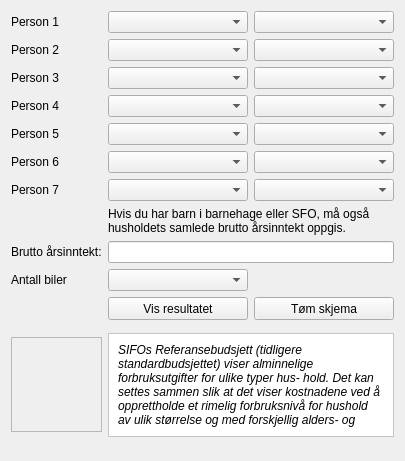
     <widget class="QWidget" name="tab_informasjon">
      <property name="autoFillBackground">
       <bool>true</bool>
      </property>
      <attribute name="title">
       <string>Informasjon</string>
      </attribute>
      <layout class="QGridLayout" name="gridLayout_2">
       <item row="0" column="0">
        <widget class="QLabel" name="label_person_1">
         <property name="sizePolicy">
          <sizepolicy hsizetype="Fixed" vsizetype="Preferred">
           <horstretch>0</horstretch>
           <verstretch>0</verstretch>
          </sizepolicy>
         </property>
         <property name="minimumSize">
          <size>
           <width>90</width>
           <height>0</height>
          </size>
         </property>
         <property name="font">
          <font>
           <family>Segoe UI</family>
          </font>
         </property>
         <property name="text">
          <string>Person 1</string>
         </property>
         <property name="buddy">
          <cstring>combobox_kjonn_person_1</cstring>
         </property>
        </widget>
       </item>
       <item row="0" column="1">
        <widget class="QComboBox" name="combobox_kjonn_person_1">
         <property name="minimumSize">
          <size>
           <width>140</width>
           <height>0</height>
          </size>
         </property>
         <property name="maximumSize">
          <size>
           <width>140</width>
           <height>16777215</height>
          </size>
         </property>
         <property name="font">
          <font>
           <family>Segoe UI</family>
          </font>
         </property>
         <property name="autoFillBackground">
          <bool>false</bool>
         </property>
        </widget>
       </item>
       <item row="1" column="2">
        <widget class="QComboBox" name="combobox_alder_person_2">
         <property name="font">
          <font>
           <family>Segoe UI</family>
          </font>
         </property>
        </widget>
       </item>
       <item row="1" column="1">
        <widget class="QComboBox" name="combobox_kjonn_person_2">
         <property name="font">
          <font>
           <family>Segoe UI</family>
          </font>
         </property>
        </widget>
       </item>
       <item row="2" column="1">
        <widget class="QComboBox" name="combobox_kjonn_person_3">
         <property name="font">
          <font>
           <family>Segoe UI</family>
          </font>
         </property>
        </widget>
       </item>
       <item row="2" column="2">
        <widget class="QComboBox" name="combobox_alder_person_3">
         <property name="font">
          <font>
           <family>Segoe UI</family>
          </font>
         </property>
        </widget>
       </item>
       <item row="2" column="0">
        <widget class="QLabel" name="label_person_3">
         <property name="font">
          <font>
           <family>Segoe UI</family>
          </font>
         </property>
         <property name="text">
          <string>Person 3</string>
         </property>
         <property name="buddy">
          <cstring>combobox_kjonn_person_3</cstring>
         </property>
        </widget>
       </item>
       <item row="0" column="2">
        <widget class="QComboBox" name="combobox_alder_person_1">
         <property name="minimumSize">
          <size>
           <width>140</width>
           <height>0</height>
          </size>
         </property>
         <property name="maximumSize">
          <size>
           <width>140</width>
           <height>16777215</height>
          </size>
         </property>
         <property name="font">
          <font>
           <family>Segoe UI</family>
          </font>
         </property>
        </widget>
       </item>
       <item row="6" column="2">
        <widget class="QComboBox" name="combobox_alder_person_7">
         <property name="font">
          <font>
           <family>Segoe UI</family>
          </font>
         </property>
        </widget>
       </item>
       <item row="3" column="1">
        <widget class="QComboBox" name="combobox_kjonn_person_4">
         <property name="font">
          <font>
           <family>Segoe UI</family>
          </font>
         </property>
        </widget>
       </item>
       <item row="4" column="1">
        <widget class="QComboBox" name="combobox_kjonn_person_5">
         <property name="font">
          <font>
           <family>Segoe UI</family>
          </font>
         </property>
        </widget>
       </item>
       <item row="5" column="0">
        <widget class="QLabel" name="label_person_6">
         <property name="font">
          <font>
           <family>Segoe UI</family>
          </font>
         </property>
         <property name="text">
          <string>Person 6</string>
         </property>
         <property name="buddy">
          <cstring>combobox_kjonn_person_6</cstring>
         </property>
        </widget>
       </item>
       <item row="6" column="0">
        <widget class="QLabel" name="label_person_7">
         <property name="font">
          <font>
           <family>Segoe UI</family>
          </font>
         </property>
         <property name="text">
          <string>Person 7</string>
         </property>
         <property name="buddy">
          <cstring>combobox_kjonn_person_7</cstring>
         </property>
        </widget>
       </item>
       <item row="4" column="0">
        <widget class="QLabel" name="label_person_5">
         <property name="font">
          <font>
           <family>Segoe UI</family>
          </font>
         </property>
         <property name="text">
          <string>Person 5</string>
         </property>
         <property name="buddy">
          <cstring>combobox_kjonn_person_5</cstring>
         </property>
        </widget>
       </item>
       <item row="6" column="1">
        <widget class="QComboBox" name="combobox_kjonn_person_7">
         <property name="font">
          <font>
           <family>Segoe UI</family>
          </font>
         </property>
        </widget>
       </item>
       <item row="3" column="2">
        <widget class="QComboBox" name="combobox_alder_person_4">
         <property name="font">
          <font>
           <family>Segoe UI</family>
          </font>
         </property>
        </widget>
       </item>
       <item row="5" column="2">
        <widget class="QComboBox" name="combobox_alder_person_6">
         <property name="font">
          <font>
           <family>Segoe UI</family>
          </font>
         </property>
        </widget>
       </item>
       <item row="3" column="0">
        <widget class="QLabel" name="label_person_4">
         <property name="font">
          <font>
           <family>Segoe UI</family>
          </font>
         </property>
         <property name="text">
          <string>Person 4</string>
         </property>
         <property name="buddy">
          <cstring>combobox_kjonn_person_4</cstring>
         </property>
        </widget>
       </item>
       <item row="5" column="1">
        <widget class="QComboBox" name="combobox_kjonn_person_6">
         <property name="font">
          <font>
           <family>Segoe UI</family>
          </font>
         </property>
        </widget>
       </item>
       <item row="4" column="2">
        <widget class="QComboBox" name="combobox_alder_person_5">
         <property name="font">
          <font>
           <family>Segoe UI</family>
          </font>
         </property>
        </widget>
       </item>
       <item row="13" column="0">
        <widget class="QFrame" name="frame_whitespace_1">
         <property name="font">
          <font>
           <family>Segoe UI</family>
          </font>
         </property>
         <property name="frameShape">
          <enum>QFrame::StyledPanel</enum>
         </property>
         <property name="frameShadow">
          <enum>QFrame::Raised</enum>
         </property>
        </widget>
       </item>
       <item row="9" column="0">
        <widget class="QLabel" name="label_brutto_arsinntekt">
         <property name="font">
          <font>
           <family>Segoe UI</family>
          </font>
         </property>
         <property name="text">
          <string>Brutto årsinntekt:</string>
         </property>
         <property name="buddy">
          <cstring>line_edit_brutto_arsinntekt</cstring>
         </property>
        </widget>
       </item>
       <item row="7" column="1" colspan="2">
        <widget class="QLabel" name="label_informasjon">
         <property name="sizePolicy">
          <sizepolicy hsizetype="Preferred" vsizetype="Fixed">
           <horstretch>0</horstretch>
           <verstretch>0</verstretch>
          </sizepolicy>
         </property>
         <property name="minimumSize">
          <size>
           <width>0</width>
           <height>0</height>
          </size>
         </property>
         <property name="font">
          <font>
           <family>Segoe UI</family>
          </font>
         </property>
         <property name="text">
          <string>Hvis du har barn i barnehage eller SFO, må også husholdets samlede brutto årsinntekt oppgis.</string>
         </property>
         <property name="wordWrap">
          <bool>true</bool>
         </property>
        </widget>
       </item>
       <item row="10" column="1">
        <widget class="QComboBox" name="combobox_antall_biler">
         <property name="font">
          <font>
           <family>Segoe UI</family>
          </font>
         </property>
        </widget>
       </item>
       <item row="10" column="0">
        <widget class="QLabel" name="label_antall_biler">
         <property name="font">
          <font>
           <family>Segoe UI</family>
          </font>
         </property>
         <property name="text">
          <string>Antall biler</string>
         </property>
         <property name="buddy">
          <cstring>combobox_antall_biler</cstring>
         </property>
        </widget>
       </item>
       <item row="9" column="1" colspan="2">
        <widget class="QLineEdit" name="line_edit_brutto_arsinntekt">
         <property name="font">
          <font>
           <family>Segoe UI</family>
          </font>
         </property>
         <property name="clearButtonEnabled">
          <bool>true</bool>
         </property>
        </widget>
       </item>
       <item row="11" column="1">
        <widget class="QPushButton" name="pushbutton_vis_resultatet">
         <property name="minimumSize">
          <size>
           <width>0</width>
           <height>23</height>
          </size>
         </property>
         <property name="font">
          <font>
           <family>Segoe UI</family>
          </font>
         </property>
         <property name="text">
          <string>Vis resultatet</string>
         </property>
        </widget>
       </item>
       <item row="11" column="2">
        <widget class="QPushButton" name="pushbutton_tom_skjema">
         <property name="minimumSize">
          <size>
           <width>0</width>
           <height>23</height>
          </size>
         </property>
         <property name="font">
          <font>
           <family>Segoe UI</family>
          </font>
         </property>
         <property name="text">
          <string>Tøm skjema</string>
         </property>
        </widget>
       </item>
       <item row="1" column="0">
        <widget class="QLabel" name="label_person_2">
         <property name="font">
          <font>
           <family>Segoe UI</family>
          </font>
         </property>
         <property name="text">
          <string>Person 2</string>
         </property>
         <property name="buddy">
          <cstring>combobox_kjonn_person_2</cstring>
         </property>
        </widget>
       </item>
       <item row="12" column="1" colspan="2">
        <widget class="QFrame" name="frame_sifo_info">
         <property name="sizePolicy">
          <sizepolicy hsizetype="Preferred" vsizetype="Fixed">
           <horstretch>0</horstretch>
           <verstretch>0</verstretch>
          </sizepolicy>
         </property>
         <property name="palette">
          <palette>
           <active>
            <colorrole role="WindowText">
             <brush brushstyle="SolidPattern">
              <color alpha="255">
               <red>0</red>
               <green>0</green>
               <blue>0</blue>
              </color>
             </brush>
            </colorrole>
            <colorrole role="Button">
             <brush brushstyle="SolidPattern">
              <color alpha="255">
               <red>255</red>
               <green>255</green>
               <blue>255</blue>
              </color>
             </brush>
            </colorrole>
            <colorrole role="Light">
             <brush brushstyle="SolidPattern">
              <color alpha="255">
               <red>255</red>
               <green>255</green>
               <blue>255</blue>
              </color>
             </brush>
            </colorrole>
            <colorrole role="Midlight">
             <brush brushstyle="SolidPattern">
              <color alpha="255">
               <red>255</red>
               <green>255</green>
               <blue>255</blue>
              </color>
             </brush>
            </colorrole>
            <colorrole role="Dark">
             <brush brushstyle="SolidPattern">
              <color alpha="255">
               <red>127</red>
               <green>127</green>
               <blue>127</blue>
              </color>
             </brush>
            </colorrole>
            <colorrole role="Mid">
             <brush brushstyle="SolidPattern">
              <color alpha="255">
               <red>170</red>
               <green>170</green>
               <blue>170</blue>
              </color>
             </brush>
            </colorrole>
            <colorrole role="Text">
             <brush brushstyle="SolidPattern">
              <color alpha="255">
               <red>0</red>
               <green>0</green>
               <blue>0</blue>
              </color>
             </brush>
            </colorrole>
            <colorrole role="BrightText">
             <brush brushstyle="SolidPattern">
              <color alpha="255">
               <red>255</red>
               <green>255</green>
               <blue>255</blue>
              </color>
             </brush>
            </colorrole>
            <colorrole role="ButtonText">
             <brush brushstyle="SolidPattern">
              <color alpha="255">
               <red>0</red>
               <green>0</green>
               <blue>0</blue>
              </color>
             </brush>
            </colorrole>
            <colorrole role="Base">
             <brush brushstyle="SolidPattern">
              <color alpha="255">
               <red>255</red>
               <green>255</green>
               <blue>255</blue>
              </color>
             </brush>
            </colorrole>
            <colorrole role="Window">
             <brush brushstyle="SolidPattern">
              <color alpha="255">
               <red>255</red>
               <green>255</green>
               <blue>255</blue>
              </color>
             </brush>
            </colorrole>
            <colorrole role="Shadow">
             <brush brushstyle="SolidPattern">
              <color alpha="255">
               <red>0</red>
               <green>0</green>
               <blue>0</blue>
              </color>
             </brush>
            </colorrole>
            <colorrole role="AlternateBase">
             <brush brushstyle="SolidPattern">
              <color alpha="255">
               <red>255</red>
               <green>255</green>
               <blue>255</blue>
              </color>
             </brush>
            </colorrole>
            <colorrole role="ToolTipBase">
             <brush brushstyle="SolidPattern">
              <color alpha="255">
               <red>255</red>
               <green>255</green>
               <blue>220</blue>
              </color>
             </brush>
            </colorrole>
            <colorrole role="ToolTipText">
             <brush brushstyle="SolidPattern">
              <color alpha="255">
               <red>0</red>
               <green>0</green>
               <blue>0</blue>
              </color>
             </brush>
            </colorrole>
           </active>
           <inactive>
            <colorrole role="WindowText">
             <brush brushstyle="SolidPattern">
              <color alpha="255">
               <red>0</red>
               <green>0</green>
               <blue>0</blue>
              </color>
             </brush>
            </colorrole>
            <colorrole role="Button">
             <brush brushstyle="SolidPattern">
              <color alpha="255">
               <red>255</red>
               <green>255</green>
               <blue>255</blue>
              </color>
             </brush>
            </colorrole>
            <colorrole role="Light">
             <brush brushstyle="SolidPattern">
              <color alpha="255">
               <red>255</red>
               <green>255</green>
               <blue>255</blue>
              </color>
             </brush>
            </colorrole>
            <colorrole role="Midlight">
             <brush brushstyle="SolidPattern">
              <color alpha="255">
               <red>255</red>
               <green>255</green>
               <blue>255</blue>
              </color>
             </brush>
            </colorrole>
            <colorrole role="Dark">
             <brush brushstyle="SolidPattern">
              <color alpha="255">
               <red>127</red>
               <green>127</green>
               <blue>127</blue>
              </color>
             </brush>
            </colorrole>
            <colorrole role="Mid">
             <brush brushstyle="SolidPattern">
              <color alpha="255">
               <red>170</red>
               <green>170</green>
               <blue>170</blue>
              </color>
             </brush>
            </colorrole>
            <colorrole role="Text">
             <brush brushstyle="SolidPattern">
              <color alpha="255">
               <red>0</red>
               <green>0</green>
               <blue>0</blue>
              </color>
             </brush>
            </colorrole>
            <colorrole role="BrightText">
             <brush brushstyle="SolidPattern">
              <color alpha="255">
               <red>255</red>
               <green>255</green>
               <blue>255</blue>
              </color>
             </brush>
            </colorrole>
            <colorrole role="ButtonText">
             <brush brushstyle="SolidPattern">
              <color alpha="255">
               <red>0</red>
               <green>0</green>
               <blue>0</blue>
              </color>
             </brush>
            </colorrole>
            <colorrole role="Base">
             <brush brushstyle="SolidPattern">
              <color alpha="255">
               <red>255</red>
               <green>255</green>
               <blue>255</blue>
              </color>
             </brush>
            </colorrole>
            <colorrole role="Window">
             <brush brushstyle="SolidPattern">
              <color alpha="255">
               <red>255</red>
               <green>255</green>
               <blue>255</blue>
              </color>
             </brush>
            </colorrole>
            <colorrole role="Shadow">
             <brush brushstyle="SolidPattern">
              <color alpha="255">
               <red>0</red>
               <green>0</green>
               <blue>0</blue>
              </color>
             </brush>
            </colorrole>
            <colorrole role="AlternateBase">
             <brush brushstyle="SolidPattern">
              <color alpha="255">
               <red>255</red>
               <green>255</green>
               <blue>255</blue>
              </color>
             </brush>
            </colorrole>
            <colorrole role="ToolTipBase">
             <brush brushstyle="SolidPattern">
              <color alpha="255">
               <red>255</red>
               <green>255</green>
               <blue>220</blue>
              </color>
             </brush>
            </colorrole>
            <colorrole role="ToolTipText">
             <brush brushstyle="SolidPattern">
              <color alpha="255">
               <red>0</red>
               <green>0</green>
               <blue>0</blue>
              </color>
             </brush>
            </colorrole>
           </inactive>
           <disabled>
            <colorrole role="WindowText">
             <brush brushstyle="SolidPattern">
              <color alpha="255">
               <red>127</red>
               <green>127</green>
               <blue>127</blue>
              </color>
             </brush>
            </colorrole>
            <colorrole role="Button">
             <brush brushstyle="SolidPattern">
              <color alpha="255">
               <red>255</red>
               <green>255</green>
               <blue>255</blue>
              </color>
             </brush>
            </colorrole>
            <colorrole role="Light">
             <brush brushstyle="SolidPattern">
              <color alpha="255">
               <red>255</red>
               <green>255</green>
               <blue>255</blue>
              </color>
             </brush>
            </colorrole>
            <colorrole role="Midlight">
             <brush brushstyle="SolidPattern">
              <color alpha="255">
               <red>255</red>
               <green>255</green>
               <blue>255</blue>
              </color>
             </brush>
            </colorrole>
            <colorrole role="Dark">
             <brush brushstyle="SolidPattern">
              <color alpha="255">
               <red>127</red>
               <green>127</green>
               <blue>127</blue>
              </color>
             </brush>
            </colorrole>
            <colorrole role="Mid">
             <brush brushstyle="SolidPattern">
              <color alpha="255">
               <red>170</red>
               <green>170</green>
               <blue>170</blue>
              </color>
             </brush>
            </colorrole>
            <colorrole role="Text">
             <brush brushstyle="SolidPattern">
              <color alpha="255">
               <red>127</red>
               <green>127</green>
               <blue>127</blue>
              </color>
             </brush>
            </colorrole>
            <colorrole role="BrightText">
             <brush brushstyle="SolidPattern">
              <color alpha="255">
               <red>255</red>
               <green>255</green>
               <blue>255</blue>
              </color>
             </brush>
            </colorrole>
            <colorrole role="ButtonText">
             <brush brushstyle="SolidPattern">
              <color alpha="255">
               <red>127</red>
               <green>127</green>
               <blue>127</blue>
              </color>
             </brush>
            </colorrole>
            <colorrole role="Base">
             <brush brushstyle="SolidPattern">
              <color alpha="255">
               <red>255</red>
               <green>255</green>
               <blue>255</blue>
              </color>
             </brush>
            </colorrole>
            <colorrole role="Window">
             <brush brushstyle="SolidPattern">
              <color alpha="255">
               <red>255</red>
               <green>255</green>
               <blue>255</blue>
              </color>
             </brush>
            </colorrole>
            <colorrole role="Shadow">
             <brush brushstyle="SolidPattern">
              <color alpha="255">
               <red>0</red>
               <green>0</green>
               <blue>0</blue>
              </color>
             </brush>
            </colorrole>
            <colorrole role="AlternateBase">
             <brush brushstyle="SolidPattern">
              <color alpha="255">
               <red>255</red>
               <green>255</green>
               <blue>255</blue>
              </color>
             </brush>
            </colorrole>
            <colorrole role="ToolTipBase">
             <brush brushstyle="SolidPattern">
              <color alpha="255">
               <red>255</red>
               <green>255</green>
               <blue>220</blue>
              </color>
             </brush>
            </colorrole>
            <colorrole role="ToolTipText">
             <brush brushstyle="SolidPattern">
              <color alpha="255">
               <red>0</red>
               <green>0</green>
               <blue>0</blue>
              </color>
             </brush>
            </colorrole>
           </disabled>
          </palette>
         </property>
         <property name="autoFillBackground">
          <bool>true</bool>
         </property>
         <property name="frameShape">
          <enum>QFrame::StyledPanel</enum>
         </property>
         <property name="frameShadow">
          <enum>QFrame::Plain</enum>
         </property>
         <layout class="QGridLayout" name="gridLayout_5">
          <item row="0" column="0">
           <widget class="QLabel" name="label_sifo_info">
            <property name="font">
             <font>
              <italic>true</italic>
             </font>
            </property>
            <property name="text">
             <string>SIFOs Referansebudsjett (tidligere standardbudsjettet) viser alminnelige forbruksutgifter for ulike typer hus- hold. Det kan settes sammen slik at det viser kostnadene ved å opprettholde et rimelig forbruksnivå for hushold av ulik størrelse og med forskjellig alders- og kjønns- sammensetning. </string>
            </property>
            <property name="wordWrap">
             <bool>true</bool>
            </property>
           </widget>
          </item>
         </layout>
        </widget>
       </item>
       <item row="12" column="0">
        <widget class="QFrame" name="frame_logo">
         <property name="sizePolicy">
          <sizepolicy hsizetype="Preferred" vsizetype="Fixed">
           <horstretch>0</horstretch>
           <verstretch>0</verstretch>
          </sizepolicy>
         </property>
         <property name="frameShape">
          <enum>QFrame::StyledPanel</enum>
         </property>
         <property name="frameShadow">
          <enum>QFrame::Raised</enum>
         </property>
         <layout class="QGridLayout" name="gridLayout_4">
          <item row="0" column="0">
           <widget class="QLabel" name="label_logo">
            <property name="minimumSize">
             <size>
              <width>70</width>
              <height>75</height>
             </size>
            </property>
            <property name="maximumSize">
             <size>
              <width>70</width>
              <height>75</height>
             </size>
            </property>
            <property name="text">
             <string/>
            </property>
            <property name="pixmap">
             <pixmap resource="../../images/img.qrc">:/img/sifo.png</pixmap>
            </property>
            <property name="scaledContents">
             <bool>true</bool>
            </property>
           </widget>
          </item>
         </layout>
        </widget>
       </item>
      </layout>
     </widget>
